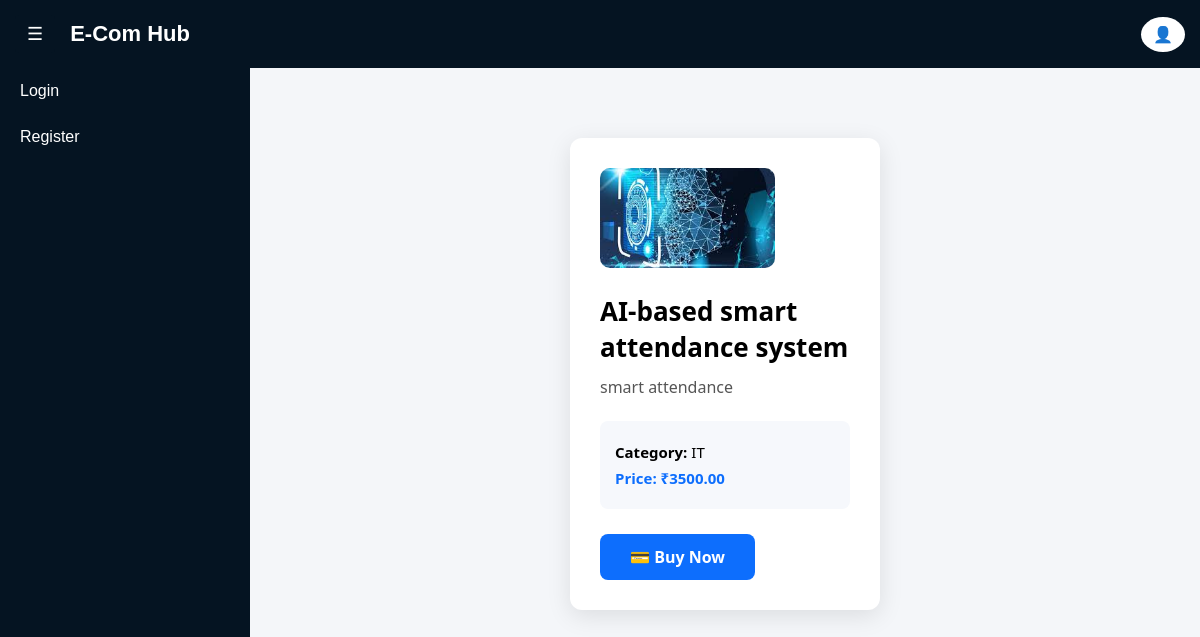
The app's page /projects/14/ with its own data.
### ecom_app/models.py (models this page shows, shortened)
class Project(models.Model):
    CATEGORY_CHOICES = (
        ('AI', 'Artificial Intelligence'),
        ('ML', 'Machine Learning'),
        ('DL', 'Deep Learning'),
        ('WEB', 'Web Development'),
        ('IOT', 'Internet of Things'),
        ('DATA', 'Data Science'),
    )
    title = models.CharField(max_length=255)
    description = models.TextField()
    category = models.CharField(max_length=50, choices=CATEGORY_CHOICES)
    price = models.DecimalField(max_digits=10, decimal_places=2)
    google_drive_link = models.URLField()
    project_image = models.ImageField(upload_to='project_images/')
    created_at = models.DateTimeField(auto_now_add=True)

### ecom_app/user_side.py (the view)
# urls.py: path('projects/<int:pk>/', views.project_detail, name='project_detail'),
def project_detail(request, pk):
    project = get_object_or_404(Project, pk=pk)
    return render(request, 'user/project_detail.html', {'project': project})

### ecom_app/templates/user/project_detail.html (shortened to what this page needs)
{% extends 'user/user_base.html' %}
{% block content %}
<div class="detail-container">
<div class="detail-card">
<img src="{{ project.project_image.url }}" class="project-image">
<div class="project-title">{{ project.title }}</div>
<p class="project-desc">{{ project.description }}</p>
<div class="project-info">
<p><b>Category:</b> {{ project.category }}</p>
<p class="price">Price: ₹{{ project.price }}</p>
</div>
<a href="{% url 'initiate_payment' project.id %}" class="buy-btn">
💳 Buy Now
</a>
</div>
</div>
{% endblock %}

### ecom_app/templates/user/user_base.html (style rules this page uses)
body { margin:0; font-family:Arial, Helvetica, sans-serif; background:#f4f6f9; }

### ecom_app/templates/user/project_detail.html (style rules this page uses)
.detail-container { display:flex; justify-content:center; margin-top:50px; font-family:'Segoe UI',sans-serif; }
.detail-card { width:250px; background:white; padding:30px; border-radius:12px; box-shadow:0 6px 25px rgba(0,0,0,0.1); }
.project-image { width:70%; height:100px; object-fit:cover; border-radius:10px; align: center; }
.project-title { margin-top:20px; font-size:26px; font-weight:600; }
.project-desc { margin-top:10px; color:#555; line-height:1.6; }
.project-info { background:#f6f8fc; padding:15px; border-radius:8px; margin-top:20px; }
.project-info p { margin:6px 0; font-size:15px; }
.price { font-size:22px; font-weight:bold; color:#0d6efd; }
.buy-btn { display:inline-block; margin-top:25px; padding:12px 30px; background:#0d6efd; color:white; text-decoration:none; border-radius:8px; font-weight:600; font-size:16px; }

### records on screen
Project: project_image (picture), title "AI-based smart attendance system", description "smart attendance", category "IT", price "3500.00"
